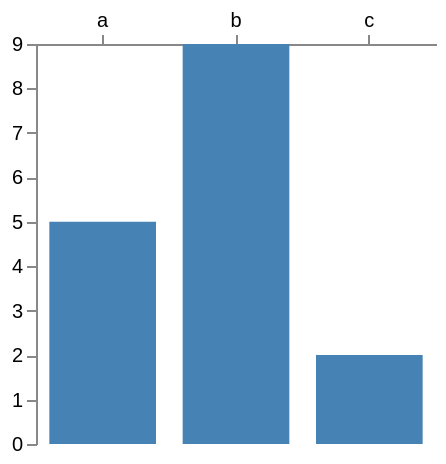

The Vega-Lite source for this figure:
### Vega specification from a JSON file in a GitHub repository (floating-point values rounded to 4 significant figures)
{"$schema": "https://vega.github.io/schema/vega/v6.json", "width": 200, "height": 200, "padding": 5, "autosize": "pad", "data": [{"name": "table", "values": [{"c": "a", "v": 5}, {"c": "b", "v": 9}, {"c": "c", "v": 2}]}], "scales": [{"name": "xscale", "type": "band", "domain": {"data": "table", "field": "c"}, "range": "width", "paddingOuter": 0.1, "paddingInner": 0.2}, {"name": "yscale", "type": "linear", "domain": {"data": "table", "field": "v"}, "range": "height", "zero": true, "nice": true}], "axes": [{"orient": "top", "scale": "xscale"}, {"orient": "left", "scale": "yscale"}], "marks": [{"type": "rect", "from": {"data": "table"}, "encode": {"update": {"x": {"scale": "xscale", "field": "c"}, "width": {"scale": "xscale", "band": 1}, "y": {"scale": "yscale", "field": "v"}, "y2": {"scale": "yscale", "value": 0}, "fill": {"value": "steelblue"}}}}]}
